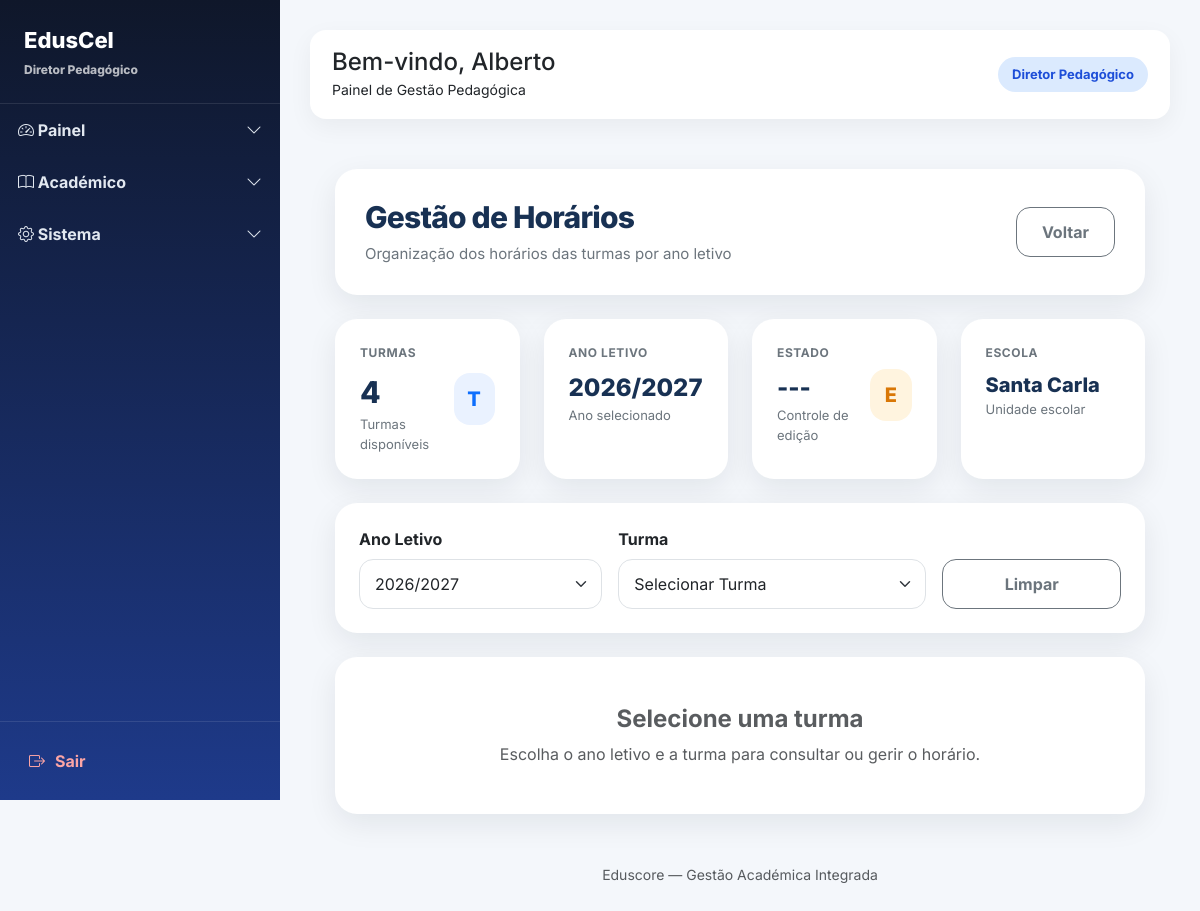
Before: /horarios/ (signed in) with the older database file.
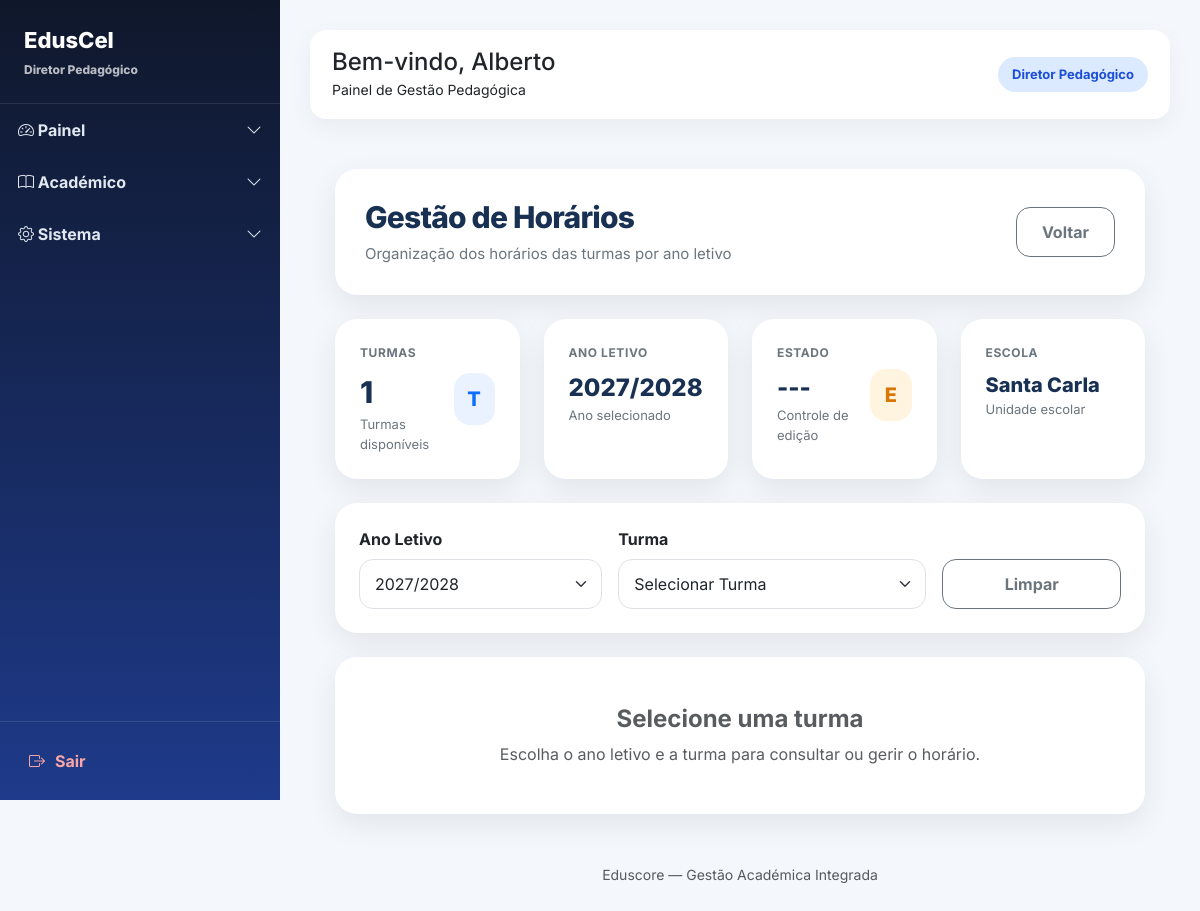
After: the same page with the newer database file.
### academic/models.py (models this page shows, shortened)
class AnoLetivo(models.Model):
    nome = models.CharField(max_length=20)  # Ex: 2025/2026
    ativo = models.BooleanField(default=True)
    escola = models.ForeignKey(
        "Escola",
        on_delete=models.CASCADE,
        related_name="anos_letivos"
    )

### core/views.py (the view, shortened to what this page needs)
# urls.py: path("horarios/", views.horarios_turma, name="horarios_turma"),
@login_required
def horarios_turma(request):
    if getattr(request.user, "role", None) != "DIRETOR_PEDAGOGICO":
        return redirect("dashboard")
    escola = getattr(request.user, "escola", None)
    if not escola:
        return redirect("dashboard")
    anos_letivos = (
        AnoLetivo.objects
        .filter(escola=escola)
        .order_by("-nome")
    )
    ano_id = request.GET.get("ano")
    ano_selecionado = None
    if ano_id:
        ano_selecionado = get_object_or_404(
            AnoLetivo,
            id=ano_id,
            escola=escola
        )
    else:
        ano_selecionado = (
            anos_letivos
            .filter(ativo=True)
            .first()
        )
        if not ano_selecionado:
            ano_selecionado = anos_letivos.first()
    turmas = Turma.objects.none()
    if ano_selecionado:
        turmas = (
            Turma.objects
            .select_related(
                "curso",
                "ano_letivo"
            )
            .filter(
                escola=escola,
                ano_letivo=ano_selecionado
            )
            .order_by(
                "classe",
                "identificador"
            )
        )
    turma_id = request.GET.get("turma")
    horario = None
    aulas = []
    disciplinas = []
    professores = []
    turma_selecionada = None
    grade = defaultdict(dict)
    horario_editavel = False
    total_turmas = turmas.count()
    total_horarios = 0
    total_aulas = 0
    if ano_selecionado:
        total_horarios = (
            HorarioTurma.objects
            .filter(
                escola=escola,
                ano_letivo=ano_selecionado
            )
            .count()
        )
        total_aulas = (
            AulaHorario.objects
            .filter(
                horario__escola=escola,
                horario__ano_letivo=ano_selecionado
            )
            .count()
        )
    context = {
        "anos_letivos": anos_letivos,
        "ano_selecionado": ano_selecionado,
        "turmas": turmas,
        "turma_selecionada": turma_selecionada,
        "horario": horario,
        "horario_editavel": horario_editavel,
        "disciplinas": disciplinas,
        "professores": professores,
        "aulas": aulas,
        "grade": dict(grade),
        "total_turmas": total_turmas,
        "total_horarios": total_horarios,
        "total_aulas": total_aulas,
        "dias_semana": [
            ("SEG", "Segunda"),
            ("TER", "Terça"),
            ("QUA", "Quarta"),
            ("QUI", "Quinta"),
            ("SEX", "Sexta"),
        ],
    }
    return render(
        request,
        "horarios_turma.html",
        context
    )

### core/templates/horarios_turma.html (shortened to what this page needs)
{% extends "base_diretor_pedagogico.html" %}
{% load extras %}
{% block content %}
<div class="container-fluid page-wrapper">
<div class="card card-premium header-card mb-4">
<div class="d-flex justify-content-between align-items-center flex-wrap gap-3">
<div>
<h2 class="header-title mb-2">
Gestão de Horários
</h2>
<p class="header-subtitle mb-0">
Organização dos horários das turmas por ano letivo
</p>
</div>
<div>
<a href="{% url 'dashboard' %}"
class="btn btn-outline-secondary btn-premium">
Voltar
</a>
</div>
</div>
</div>
<div class="row g-4 mb-4">
<div class="col-xl-3 col-md-6">
<div class="card card-premium stat-card">
<div class="d-flex justify-content-between align-items-center">
<div>
<div class="stat-label">
Turmas
</div>
<div class="stat-value">
{{ turmas|length }}
</div>
<div class="stat-description">
Turmas disponíveis
</div>
</div>
<div class="icon-box bg-primary-soft">
T
</div>
</div>
</div>
</div>
<div class="col-xl-3 col-md-6">
<div class="card card-premium stat-card">
<div class="d-flex justify-content-between align-items-center">
<div>
<div class="stat-label">
Ano Letivo
</div>
<div class="stat-value fs-4">
{% if ano_selecionado %}
{{ ano_selecionado.nome }}
{% else %}
---
{% endif %}
</div>
<div class="stat-description">
Ano selecionado
</div>
</div>
</div>
</div>
</div>
<div class="col-xl-3 col-md-6">
<div class="card card-premium stat-card">
<div class="d-flex justify-content-between align-items-center">
<div>
<div class="stat-label">
Estado
</div>
<div class="stat-value fs-4">
{% if horario %}
{% if horario.bloqueado %}
Bloqueado
{% else %}
Ativo
{% endif %}
{% else %}
---
{% endif %}
</div>
<div class="stat-description">
Controle de edição
</div>
</div>
<div class="icon-box bg-warning-soft">
E
</div>
</div>
</div>
</div>
<div class="col-xl-3 col-md-6">
<div class="card card-premium stat-card">
<div>
<div class="stat-label">
Escola
</div>
<div class="stat-value fs-5">
{{ request.user.escola.nome }}
</div>
<div class="stat-description">
Unidade escolar
</div>
</div>
</div>
</div>
</div>
<div class="card card-premium p-4 mb-4">
<form method="get">
<div class="row g-3">
<div class="col-lg-4">
<label class="form-label fw-bold">
Ano Letivo
</label>
<select name="ano"
class="form-select"
onchange="this.form.submit()">
{% for ano in anos_letivos %}
<option value="{{ ano.id }}"
{% if ano_selecionado.id == ano.id %}
selected
{% endif %}
>
{{ ano.nome }}
</option>
{% endfor %}
</select>
</div>
<div class="col-lg-5">
<label class="form-label fw-bold">
Turma
</label>
<select name="turma"
class="form-select"
onchange="this.form.submit()">
<option value="">
Selecionar Turma
</option>
</select>
</div>
<div class="col-lg-3 d-flex align-items-end">
<a href="{% url 'horarios_turma' %}"
class="btn btn-outline-secondary btn-premium w-100">
Limpar
</a>
</div>
</div>
</form>
</div>
{% if not turma_selecionada %}
<div class="card card-premium p-5 text-center">
<h4 class="fw-bold text-muted">
Selecione uma turma
</h4>
<p class="text-muted mb-0">
Escolha o ano letivo e a turma para consultar ou gerir o horário.
</p>
</div>
{% endif %}
<div class="text-center mt-5 mb-3">
<small class="text-muted">
Eduscore — Gestão Académica Integrada
</small>
</div>
</div>
{% endblock %}

Changed rows visible on the page:
no longer on this page (row edited): AnoLetivo: nome "2026/2027"
added AnoLetivo: nome "2027/2028"
Other visible differences:
{{ turmas|length }}: "4" → "1"
form field ano: "2026/2027" → "2027/2028"
